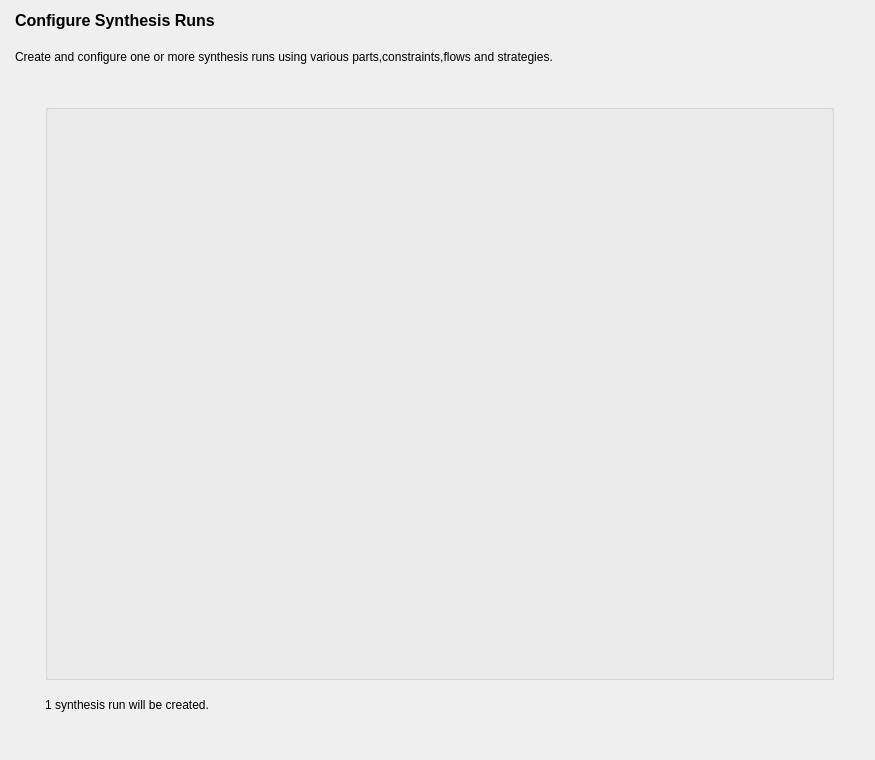
<?xml version="1.0" encoding="UTF-8"?>
<ui version="4.0">
 <class>CreateRunsForm</class>
 <widget class="QWidget" name="CreateRunsForm">
  <property name="geometry">
   <rect>
    <x>0</x>
    <y>0</y>
    <width>875</width>
    <height>760</height>
   </rect>
  </property>
  <property name="windowTitle">
   <string>Form</string>
  </property>
  <layout class="QVBoxLayout" name="verticalLayout_2">
   <property name="spacing">
    <number>20</number>
   </property>
   <property name="leftMargin">
    <number>15</number>
   </property>
   <property name="bottomMargin">
    <number>15</number>
   </property>
   <item>
    <widget class="QLabel" name="m_labelTitle">
     <property name="font">
      <font>
       <family>Arial</family>
       <pointsize>12</pointsize>
       <weight>75</weight>
       <bold>true</bold>
      </font>
     </property>
     <property name="text">
      <string>Configure Synthesis Runs</string>
     </property>
     <property name="wordWrap">
      <bool>true</bool>
     </property>
    </widget>
   </item>
   <item>
    <widget class="QLabel" name="m_labelDetail">
     <property name="text">
      <string>Create and configure one or more synthesis runs using various parts,constraints,flows and strategies.</string>
     </property>
     <property name="wordWrap">
      <bool>true</bool>
     </property>
    </widget>
   </item>
   <item>
    <layout class="QHBoxLayout" name="horizontalLayout_2" stretch="0">
     <property name="spacing">
      <number>0</number>
     </property>
     <property name="leftMargin">
      <number>30</number>
     </property>
     <property name="rightMargin">
      <number>30</number>
     </property>
     <item>
      <layout class="QVBoxLayout" name="verticalLayout" stretch="95,5">
       <property name="spacing">
        <number>10</number>
       </property>
       <property name="leftMargin">
        <number>0</number>
       </property>
       <property name="topMargin">
        <number>20</number>
       </property>
       <property name="bottomMargin">
        <number>25</number>
       </property>
       <item>
        <widget class="QGroupBox" name="m_groupBox">
         <property name="title">
          <string/>
         </property>
        </widget>
       </item>
       <item>
        <widget class="QLabel" name="m_labelSummary">
         <property name="text">
          <string>1 synthesis run will be created.</string>
         </property>
        </widget>
       </item>
      </layout>
     </item>
    </layout>
   </item>
  </layout>
 </widget>
 <resources/>
 <connections/>
</ui>
